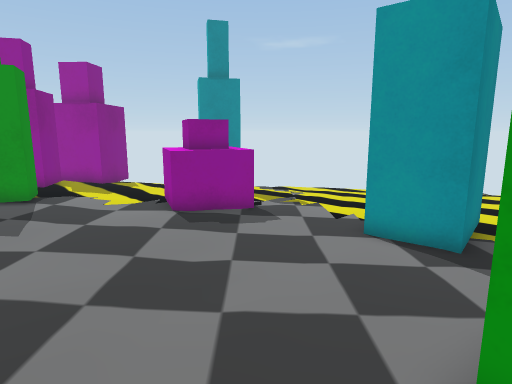
View 1 (above)

22 first-person views from a walk through a scene from a Unity 3-D project. The camera is 1.3 m above the floor, tilts 10° down and sees 75° across. The floor is counted in squares, 0.5 m on a side. Each view is taken from the middle of a square. On the plan, view 1 faces up. The plan holds only what a view shows up to about 20 squares ahead; the rest is blank. The place goes on beyond the plan. Some surface patterns are stand-ins.

View 2
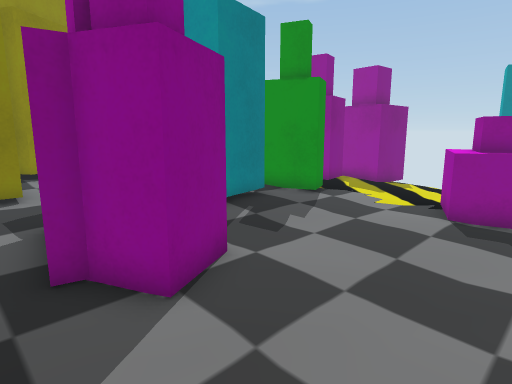

View 3
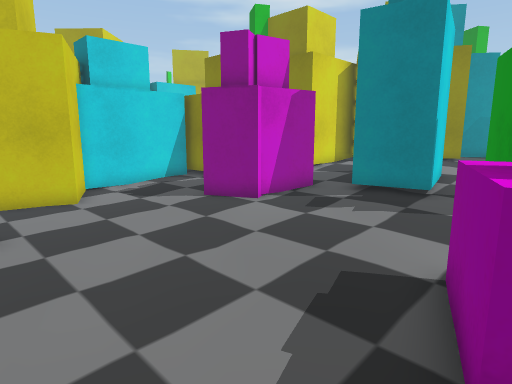

View 4
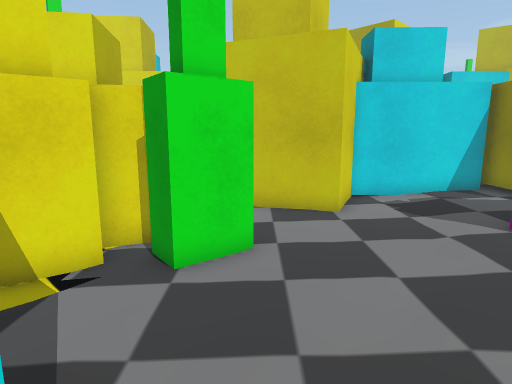

View 5
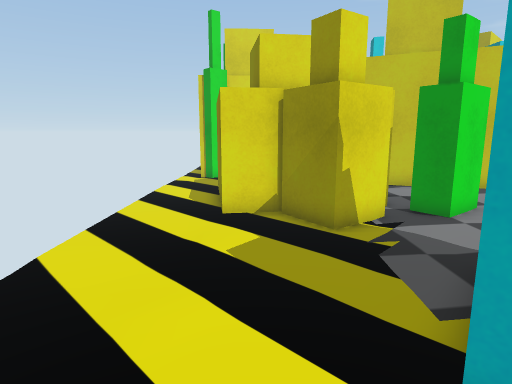

View 6
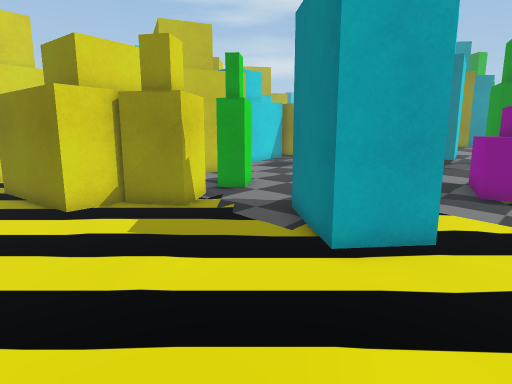

View 7
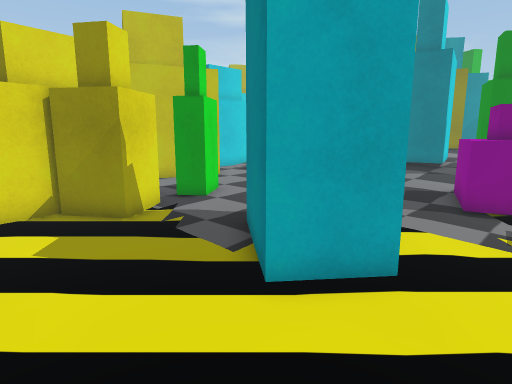

View 8
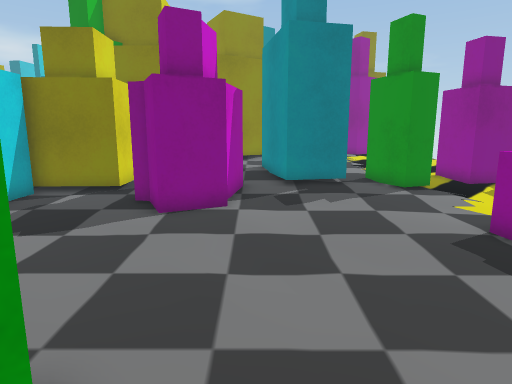

View 9
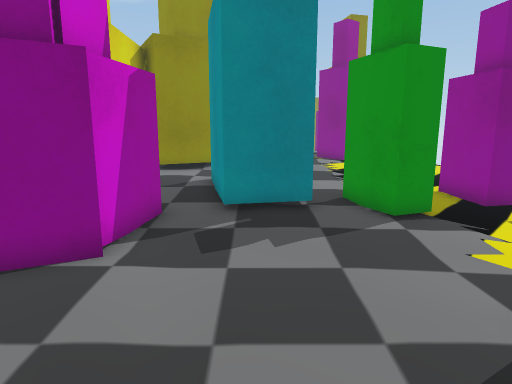

View 10
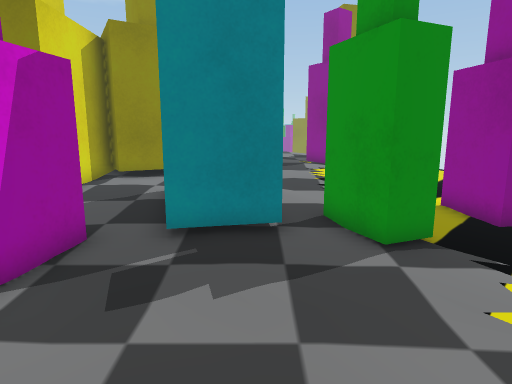

View 11
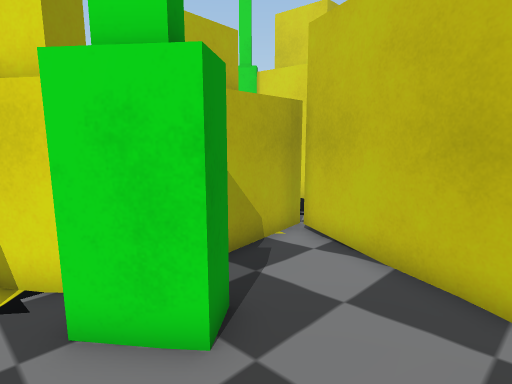

View 12
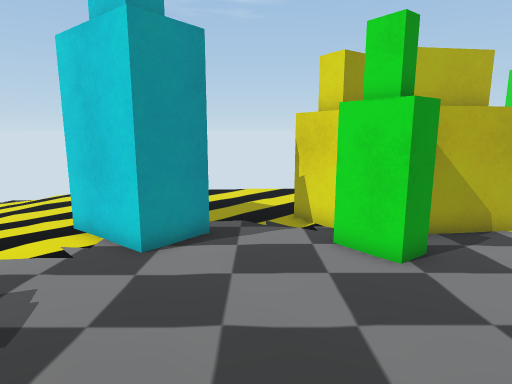

View 13
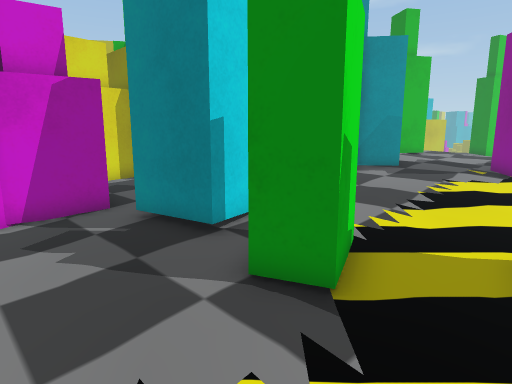

View 14
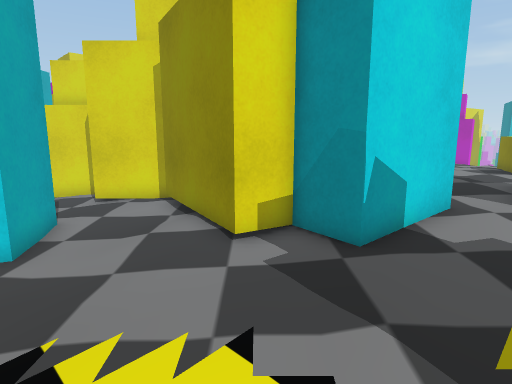

View 15
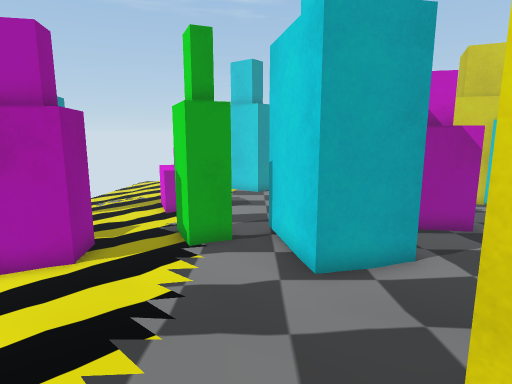

View 16
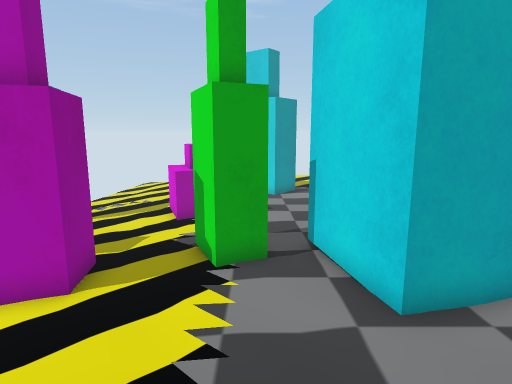

View 17
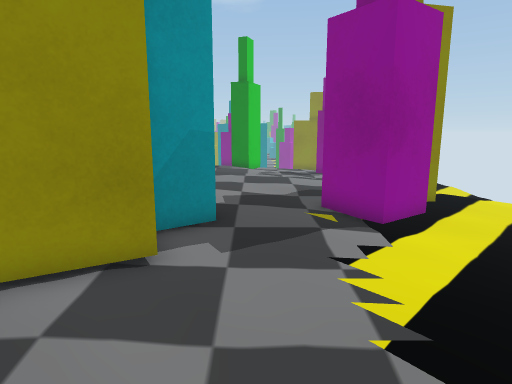

View 18
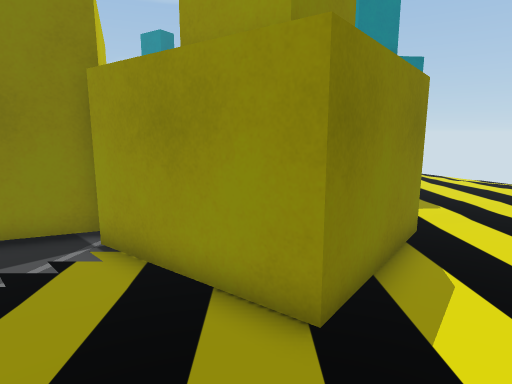

View 19
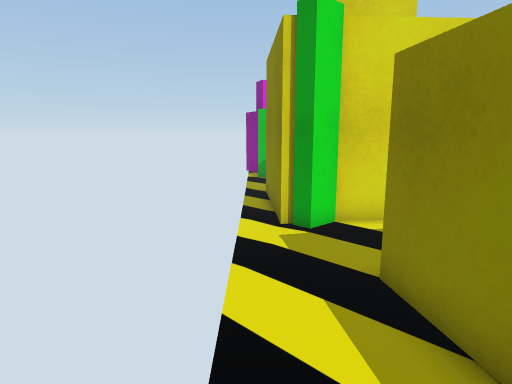

View 20
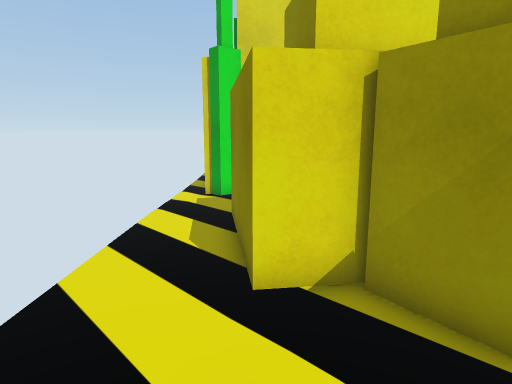

View 21
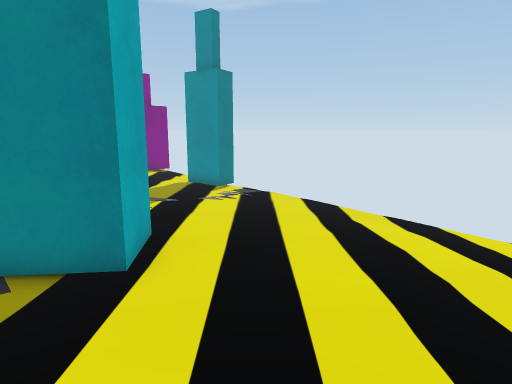

View 22
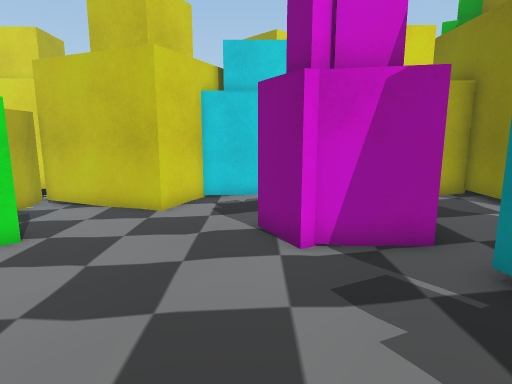

### Floor plan
Key: @ floor where view 1 was taken; . main floor; : floor 0.25 m higher than the main floor; - floor 0.25 m lower than the main floor; + floor 0.5 m higher than the main floor; * floor 0.75 m higher than the main floor; O other object.
Columns run from 21 left of view 1 to 13 right of it. Each row starts with its distance up from view 1.
 14 OO:::   ::OOO.....OOO...-----------
 13 OO+++:::::::::...OOOO......-------
 12 OO+++++::::::O:...OOOO....OO------
 11 O++++++::::OOOO:..OOO....OOOO-----
 10 +++++++:::::OO::.........OOOO------
  9 +++++++:::::::::........OOOO-------
  8 *+O++++++OOOOO::.........OO.-------
  7 OOOOOO+++OOOOO::................---
  6 O OO O+++OOOOO::.................--
  5      OO++OO:::::................---
  4       O+++:::OO O.......OO.OOO..---
  3        O++:::O OOO.....OOOOOOOOO---
  2       OOOOO::OOOOO.....OO.OOOO O---
  1           O::: O:.........OOOOOO---
  0         OOOOOOO::....@....OO  OO---
 -1          O OOOO::...OOO...OO  OOO--
 -2          OO  OO::...OOOOOOOOOOO O--
 -3              OOOOOOO OOO OOOOOOOO--
 -4         OO      OOO  O OOOO..------
 -5                 O O    O O...------
 -6                 O           .---OO-
 -7                             OOOOOO-
 -8           OOOO               OOOOO-
 -9                              O  OO-
-10                              O OOO-
-11                              O   O

Where each view was taken, in squares from view 1:
view 1: 0 up, 0 right, facing up
view 2: 0 up, 0 right, facing up-left
view 3: 12 up, 3 right, facing down-left
view 4: 10 up, 2 right, facing down
view 5: 13 up, 9 right, facing down
view 6: 14 up, 13 right, facing down-left
view 7: 14 up, 11 right, facing down-left
view 8: 5 up, 5 right, facing left
view 9: 7 up, 1 right, facing left
view 10: 8 up, 1 left, facing left
view 11: 5 up, 1 left, facing down-right
view 12: 6 up, 5 left, facing right
view 13: 14 up, 4 left, facing down-left
view 14: 14 up, 17 left, facing down
view 15: 9 up, 19 left, facing right
view 16: 10 up, 17 left, facing right
view 17: 9 up, 11 left, facing left
view 18: 6 down, 13 right, facing up-left
view 19: 3 up, 13 right, facing down
view 20: 8 up, 10 right, facing down
view 21: 8 up, 13 right, facing up-left
view 22: 11 up, 4 left, facing down
